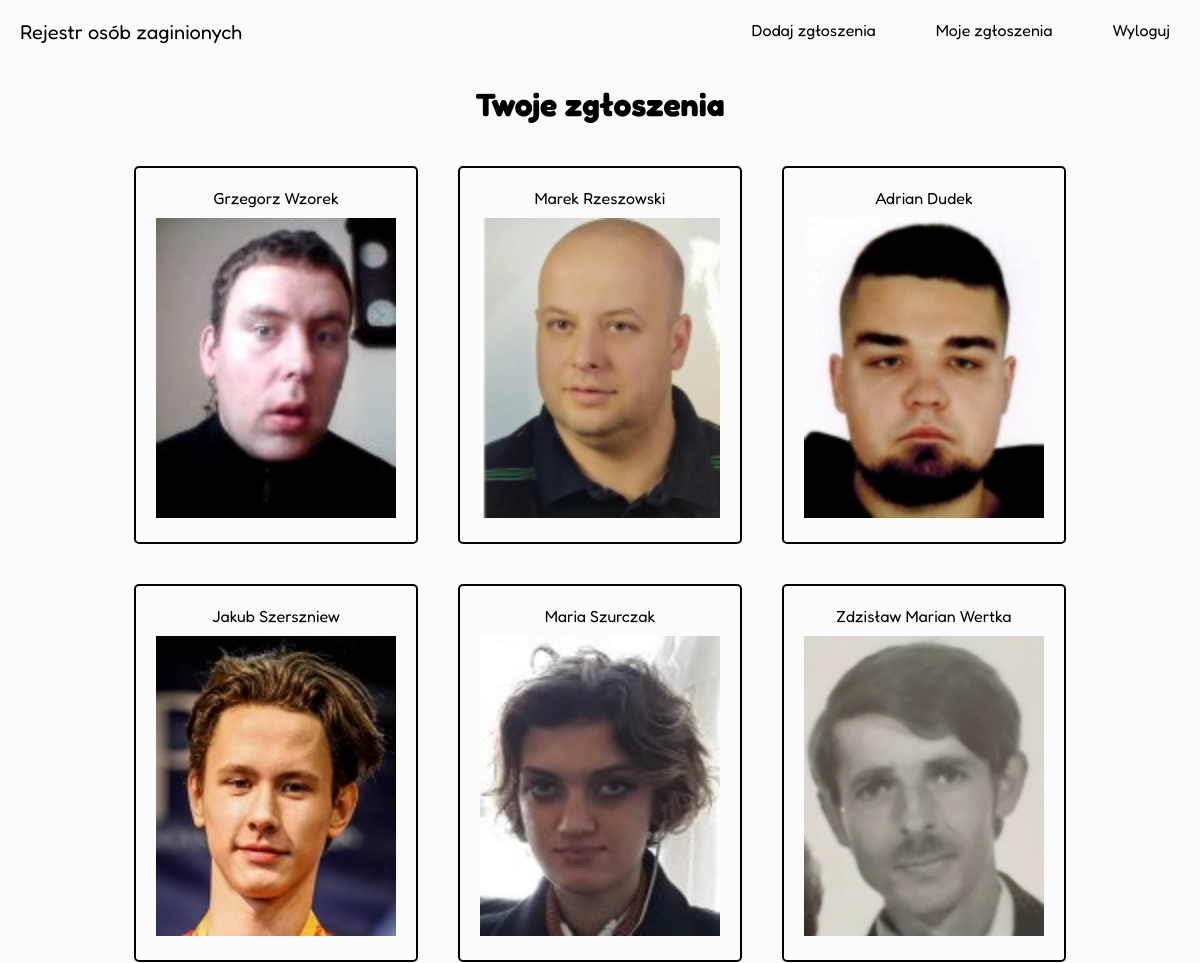
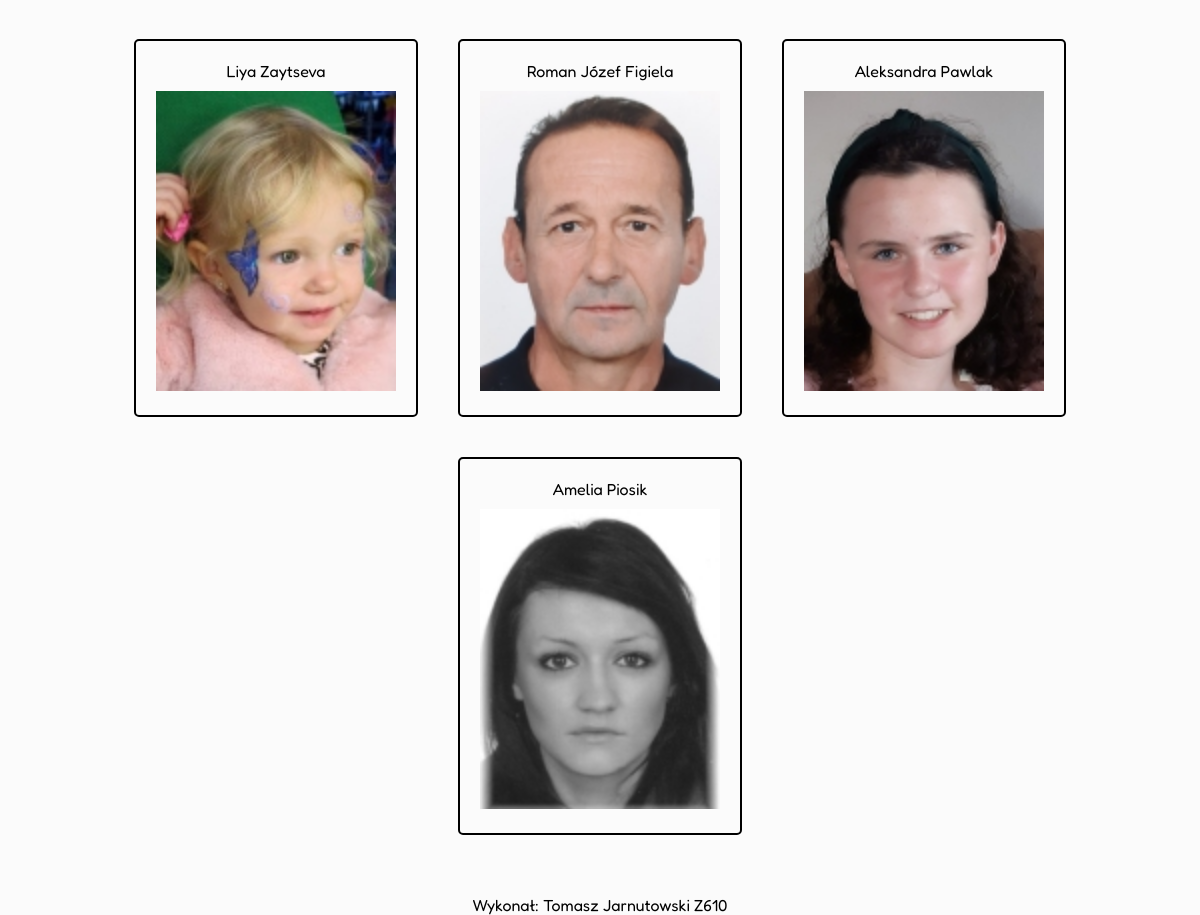
The app's page /submited (signed in) with its own data (2 pictures, top to bottom).
### core/models.py (models this page shows, shortened)
class MissingPerson(models.Model):
    gender_choices = (
        ('M', "Mężczyzna"),
        ('K', "Kobieta")
    )
    id = models.AutoField(primary_key=True)
    age = models.SmallIntegerField(blank=True, verbose_name="Wiek")
    first_name = models.CharField(max_length=50, verbose_name="Imie")
    last_name = models.CharField(max_length=50, verbose_name="Nazwisko")
    gender = models.CharField(choices=gender_choices, max_length=1, verbose_name="Płeć")
    photo = models.ImageField(default="default.png", upload_to="photos/", verbose_name="Zdjęcie")
    description = models.TextField(max_length=500, blank=True, verbose_name="Opis")
    last_seen = models.CharField(max_length=100, blank=True, verbose_name="Ostatnio widziany")
    reporting_person = models.ForeignKey(User, on_delete=models.SET_NULL, null=True)
    created = models.DateTimeField(auto_now_add=True)

### core/views.py (the view)
# urls.py: path('submited', views.submited_view, name='submited'),
@login_required
def submited_view(request):
    persons = MissingPerson.objects.filter(
        reporting_person=request.user).order_by('-created')
    context = {
        'title': 'Dodaj osobę',
        'persons': persons
    }
    return render(request, 'core/submited.html', context)

### core/templates/core/submited.html
{% extends 'base.html' %}
{% load static %}
{% block imports %}
<link rel="stylesheet" href="{% static 'css/core.css' %}">
{% endblock imports %}
{% block content %}
<main>
    <h1 class="center-text">Twoje zgłoszenia</h1>
    <div id="persons">
        {% for person in persons %}
        <a href="{% url 'core:detail' id=person.id%}">
            <article class="person">
                <header class="person-header">
                    {{person.first_name}} {{person.last_name}}
                </header>
                <img src="{{ person.photo.url }}">
            </article>
        </a>
        {% endfor %}
    </div>
</main>
{% endblock content %}

### static/css/base.css (style rules this page uses)
body { margin: 0; background-color: #FBFBFB; font-family: "Fredoka", sans-serif; }
a { text-decoration: none; color: #000; }
.center-text { text-align: center; }

### static/css/core.css (style rules this page uses)
#persons { display: flex; flex-wrap: wrap; align-items: center; justify-content: center; }
#persons .person { padding: 20px; margin: 20px; text-align: center; border: 2px solid #000; border-radius: 5px; }
#persons .person img { margin-top: 10px; height: 300px; width: 240px; }

### records on screen
MissingPerson: first_name "Grzegorz", last_name "Wzorek", photo (picture)
MissingPerson: first_name "Marek", last_name "Rzeszowski", photo (picture)
MissingPerson: first_name "Adrian", last_name "Dudek", photo (picture)
MissingPerson: first_name "Jakub", last_name "Szerszniew", photo (picture)
MissingPerson: first_name "Maria", last_name "Szurczak", photo (picture)
MissingPerson: first_name "Zdzisław Marian", last_name "Wertka", photo (picture)
MissingPerson: first_name "Liya", last_name "Zaytseva", photo (picture)
MissingPerson: first_name "Roman Józef", last_name "Figiela", photo (picture)
MissingPerson: first_name "Aleksandra", last_name "Pawlak", photo (picture)
MissingPerson: first_name "Amelia", last_name "Piosik", photo (picture)
